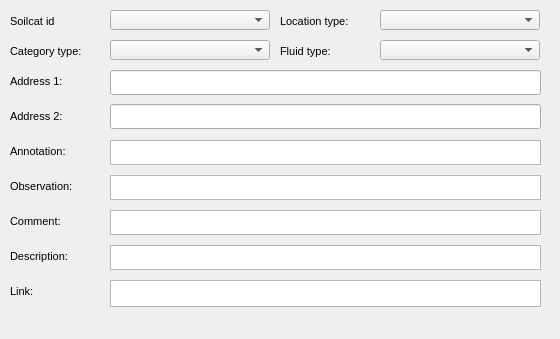
     <widget class="QWidget" name="Additionalinformation_4">
      <property name="geometry">
       <rect>
        <x>0</x>
        <y>0</y>
        <width>560</width>
        <height>339</height>
       </rect>
      </property>
      <attribute name="label">
       <string>Additional information</string>
      </attribute>
      <widget class="QTextEdit" name="source_descript">
       <property name="geometry">
        <rect>
         <x>110</x>
         <y>245</y>
         <width>431</width>
         <height>25</height>
        </rect>
       </property>
      </widget>
      <widget class="QTextEdit" name="source_link">
       <property name="geometry">
        <rect>
         <x>110</x>
         <y>280</y>
         <width>431</width>
         <height>27</height>
        </rect>
       </property>
      </widget>
      <widget class="QLabel" name="label_source_descript">
       <property name="geometry">
        <rect>
         <x>10</x>
         <y>245</y>
         <width>91</width>
         <height>22</height>
        </rect>
       </property>
       <property name="font">
        <font>
         <pointsize>8</pointsize>
        </font>
       </property>
       <property name="frameShape">
        <enum>QFrame::NoFrame</enum>
       </property>
       <property name="frameShadow">
        <enum>QFrame::Plain</enum>
       </property>
       <property name="text">
        <string>Description:</string>
       </property>
       <property name="textFormat">
        <enum>Qt::AutoText</enum>
       </property>
       <property name="scaledContents">
        <bool>false</bool>
       </property>
       <property name="alignment">
        <set>Qt::AlignLeading|Qt::AlignLeft|Qt::AlignVCenter</set>
       </property>
       <property name="margin">
        <number>3</number>
       </property>
      </widget>
      <widget class="QLabel" name="label_source_link">
       <property name="geometry">
        <rect>
         <x>10</x>
         <y>280</y>
         <width>90</width>
         <height>22</height>
        </rect>
       </property>
       <property name="font">
        <font>
         <pointsize>8</pointsize>
        </font>
       </property>
       <property name="frameShape">
        <enum>QFrame::NoFrame</enum>
       </property>
       <property name="frameShadow">
        <enum>QFrame::Plain</enum>
       </property>
       <property name="text">
        <string>Link:</string>
       </property>
       <property name="textFormat">
        <enum>Qt::AutoText</enum>
       </property>
       <property name="scaledContents">
        <bool>false</bool>
       </property>
       <property name="alignment">
        <set>Qt::AlignLeading|Qt::AlignLeft|Qt::AlignVCenter</set>
       </property>
       <property name="margin">
        <number>3</number>
       </property>
      </widget>
      <widget class="QTextEdit" name="source_observ">
       <property name="geometry">
        <rect>
         <x>110</x>
         <y>175</y>
         <width>431</width>
         <height>25</height>
        </rect>
       </property>
      </widget>
      <widget class="QTextEdit" name="source_comment">
       <property name="geometry">
        <rect>
         <x>110</x>
         <y>210</y>
         <width>431</width>
         <height>25</height>
        </rect>
       </property>
       <property name="frameShadow">
        <enum>QFrame::Sunken</enum>
       </property>
       <property name="lineWidth">
        <number>1</number>
       </property>
      </widget>
      <widget class="QTextEdit" name="source_annotation">
       <property name="geometry">
        <rect>
         <x>110</x>
         <y>140</y>
         <width>431</width>
         <height>25</height>
        </rect>
       </property>
       <property name="frameShape">
        <enum>QFrame::StyledPanel</enum>
       </property>
       <property name="frameShadow">
        <enum>QFrame::Raised</enum>
       </property>
      </widget>
      <widget class="QComboBox" name="source_category_type">
       <property name="geometry">
        <rect>
         <x>110</x>
         <y>40</y>
         <width>160</width>
         <height>20</height>
        </rect>
       </property>
      </widget>
      <widget class="QComboBox" name="source_location_type">
       <property name="geometry">
        <rect>
         <x>380</x>
         <y>10</y>
         <width>160</width>
         <height>20</height>
        </rect>
       </property>
      </widget>
      <widget class="QComboBox" name="source_soilcat_id">
       <property name="geometry">
        <rect>
         <x>110</x>
         <y>10</y>
         <width>160</width>
         <height>20</height>
        </rect>
       </property>
      </widget>
      <widget class="QComboBox" name="source_fluid_type">
       <property name="geometry">
        <rect>
         <x>380</x>
         <y>40</y>
         <width>160</width>
         <height>20</height>
        </rect>
       </property>
      </widget>
      <widget class="QLineEdit" name="source_adress_01">
       <property name="geometry">
        <rect>
         <x>110</x>
         <y>70</y>
         <width>431</width>
         <height>25</height>
        </rect>
       </property>
       <property name="echoMode">
        <enum>QLineEdit::Normal</enum>
       </property>
      </widget>
      <widget class="QLineEdit" name="source_adress_02">
       <property name="geometry">
        <rect>
         <x>110</x>
         <y>104</y>
         <width>431</width>
         <height>25</height>
        </rect>
       </property>
      </widget>
      <widget class="QLabel" name="label_source_soilcat_id">
       <property name="geometry">
        <rect>
         <x>10</x>
         <y>10</y>
         <width>90</width>
         <height>22</height>
        </rect>
       </property>
       <property name="font">
        <font>
         <pointsize>8</pointsize>
        </font>
       </property>
       <property name="frameShape">
        <enum>QFrame::NoFrame</enum>
       </property>
       <property name="frameShadow">
        <enum>QFrame::Plain</enum>
       </property>
       <property name="text">
        <string>Soilcat id</string>
       </property>
       <property name="textFormat">
        <enum>Qt::AutoText</enum>
       </property>
       <property name="scaledContents">
        <bool>false</bool>
       </property>
       <property name="alignment">
        <set>Qt::AlignLeading|Qt::AlignLeft|Qt::AlignVCenter</set>
       </property>
       <property name="margin">
        <number>3</number>
       </property>
      </widget>
      <widget class="QLabel" name="label_source_category_type">
       <property name="geometry">
        <rect>
         <x>10</x>
         <y>40</y>
         <width>90</width>
         <height>22</height>
        </rect>
       </property>
       <property name="font">
        <font>
         <pointsize>8</pointsize>
        </font>
       </property>
       <property name="frameShape">
        <enum>QFrame::NoFrame</enum>
       </property>
       <property name="frameShadow">
        <enum>QFrame::Plain</enum>
       </property>
       <property name="text">
        <string>Category type:</string>
       </property>
       <property name="textFormat">
        <enum>Qt::AutoText</enum>
       </property>
       <property name="scaledContents">
        <bool>false</bool>
       </property>
       <property name="alignment">
        <set>Qt::AlignLeading|Qt::AlignLeft|Qt::AlignVCenter</set>
       </property>
       <property name="margin">
        <number>3</number>
       </property>
      </widget>
      <widget class="QLabel" name="label_source_location_type">
       <property name="geometry">
        <rect>
         <x>280</x>
         <y>10</y>
         <width>90</width>
         <height>22</height>
        </rect>
       </property>
       <property name="font">
        <font>
         <pointsize>8</pointsize>
        </font>
       </property>
       <property name="frameShape">
        <enum>QFrame::NoFrame</enum>
       </property>
       <property name="frameShadow">
        <enum>QFrame::Plain</enum>
       </property>
       <property name="text">
        <string>Location type:</string>
       </property>
       <property name="textFormat">
        <enum>Qt::AutoText</enum>
       </property>
       <property name="scaledContents">
        <bool>false</bool>
       </property>
       <property name="alignment">
        <set>Qt::AlignLeading|Qt::AlignLeft|Qt::AlignVCenter</set>
       </property>
       <property name="margin">
        <number>3</number>
       </property>
      </widget>
      <widget class="QLabel" name="label_source_fluid_type">
       <property name="geometry">
        <rect>
         <x>280</x>
         <y>40</y>
         <width>90</width>
         <height>22</height>
        </rect>
       </property>
       <property name="font">
        <font>
         <pointsize>8</pointsize>
        </font>
       </property>
       <property name="frameShape">
        <enum>QFrame::NoFrame</enum>
       </property>
       <property name="frameShadow">
        <enum>QFrame::Plain</enum>
       </property>
       <property name="text">
        <string>Fluid type:</string>
       </property>
       <property name="textFormat">
        <enum>Qt::AutoText</enum>
       </property>
       <property name="scaledContents">
        <bool>false</bool>
       </property>
       <property name="alignment">
        <set>Qt::AlignLeading|Qt::AlignLeft|Qt::AlignVCenter</set>
       </property>
       <property name="margin">
        <number>3</number>
       </property>
      </widget>
      <widget class="QLabel" name="label_source_adress_01">
       <property name="geometry">
        <rect>
         <x>10</x>
         <y>70</y>
         <width>90</width>
         <height>22</height>
        </rect>
       </property>
       <property name="font">
        <font>
         <pointsize>8</pointsize>
        </font>
       </property>
       <property name="frameShape">
        <enum>QFrame::NoFrame</enum>
       </property>
       <property name="frameShadow">
        <enum>QFrame::Plain</enum>
       </property>
       <property name="text">
        <string>Address 1:</string>
       </property>
       <property name="textFormat">
        <enum>Qt::AutoText</enum>
       </property>
       <property name="scaledContents">
        <bool>false</bool>
       </property>
       <property name="alignment">
        <set>Qt::AlignLeading|Qt::AlignLeft|Qt::AlignVCenter</set>
       </property>
       <property name="margin">
        <number>3</number>
       </property>
      </widget>
      <widget class="QLabel" name="label_source_adress_02">
       <property name="geometry">
        <rect>
         <x>10</x>
         <y>105</y>
         <width>90</width>
         <height>22</height>
        </rect>
       </property>
       <property name="font">
        <font>
         <pointsize>8</pointsize>
        </font>
       </property>
       <property name="frameShape">
        <enum>QFrame::NoFrame</enum>
       </property>
       <property name="frameShadow">
        <enum>QFrame::Plain</enum>
       </property>
       <property name="text">
        <string>Address 2:</string>
       </property>
       <property name="textFormat">
        <enum>Qt::AutoText</enum>
       </property>
       <property name="scaledContents">
        <bool>false</bool>
       </property>
       <property name="alignment">
        <set>Qt::AlignLeading|Qt::AlignLeft|Qt::AlignVCenter</set>
       </property>
       <property name="margin">
        <number>3</number>
       </property>
      </widget>
      <widget class="QLabel" name="label_source_annotation">
       <property name="geometry">
        <rect>
         <x>10</x>
         <y>140</y>
         <width>90</width>
         <height>22</height>
        </rect>
       </property>
       <property name="font">
        <font>
         <pointsize>8</pointsize>
        </font>
       </property>
       <property name="frameShape">
        <enum>QFrame::NoFrame</enum>
       </property>
       <property name="frameShadow">
        <enum>QFrame::Plain</enum>
       </property>
       <property name="text">
        <string>Annotation:</string>
       </property>
       <property name="textFormat">
        <enum>Qt::AutoText</enum>
       </property>
       <property name="scaledContents">
        <bool>false</bool>
       </property>
       <property name="alignment">
        <set>Qt::AlignLeading|Qt::AlignLeft|Qt::AlignVCenter</set>
       </property>
       <property name="margin">
        <number>3</number>
       </property>
      </widget>
      <widget class="QLabel" name="label_source_observ">
       <property name="geometry">
        <rect>
         <x>10</x>
         <y>175</y>
         <width>90</width>
         <height>22</height>
        </rect>
       </property>
       <property name="font">
        <font>
         <pointsize>8</pointsize>
        </font>
       </property>
       <property name="frameShape">
        <enum>QFrame::NoFrame</enum>
       </property>
       <property name="frameShadow">
        <enum>QFrame::Plain</enum>
       </property>
       <property name="text">
        <string>Observation:</string>
       </property>
       <property name="textFormat">
        <enum>Qt::AutoText</enum>
       </property>
       <property name="scaledContents">
        <bool>false</bool>
       </property>
       <property name="alignment">
        <set>Qt::AlignLeading|Qt::AlignLeft|Qt::AlignVCenter</set>
       </property>
       <property name="margin">
        <number>3</number>
       </property>
      </widget>
      <widget class="QLabel" name="label_source_comment">
       <property name="geometry">
        <rect>
         <x>10</x>
         <y>210</y>
         <width>90</width>
         <height>22</height>
        </rect>
       </property>
       <property name="font">
        <font>
         <pointsize>8</pointsize>
        </font>
       </property>
       <property name="frameShape">
        <enum>QFrame::NoFrame</enum>
       </property>
       <property name="frameShadow">
        <enum>QFrame::Plain</enum>
       </property>
       <property name="text">
        <string>Comment:</string>
       </property>
       <property name="textFormat">
        <enum>Qt::AutoText</enum>
       </property>
       <property name="scaledContents">
        <bool>false</bool>
       </property>
       <property name="alignment">
        <set>Qt::AlignLeading|Qt::AlignLeft|Qt::AlignVCenter</set>
       </property>
       <property name="margin">
        <number>3</number>
       </property>
      </widget>
     </widget>
